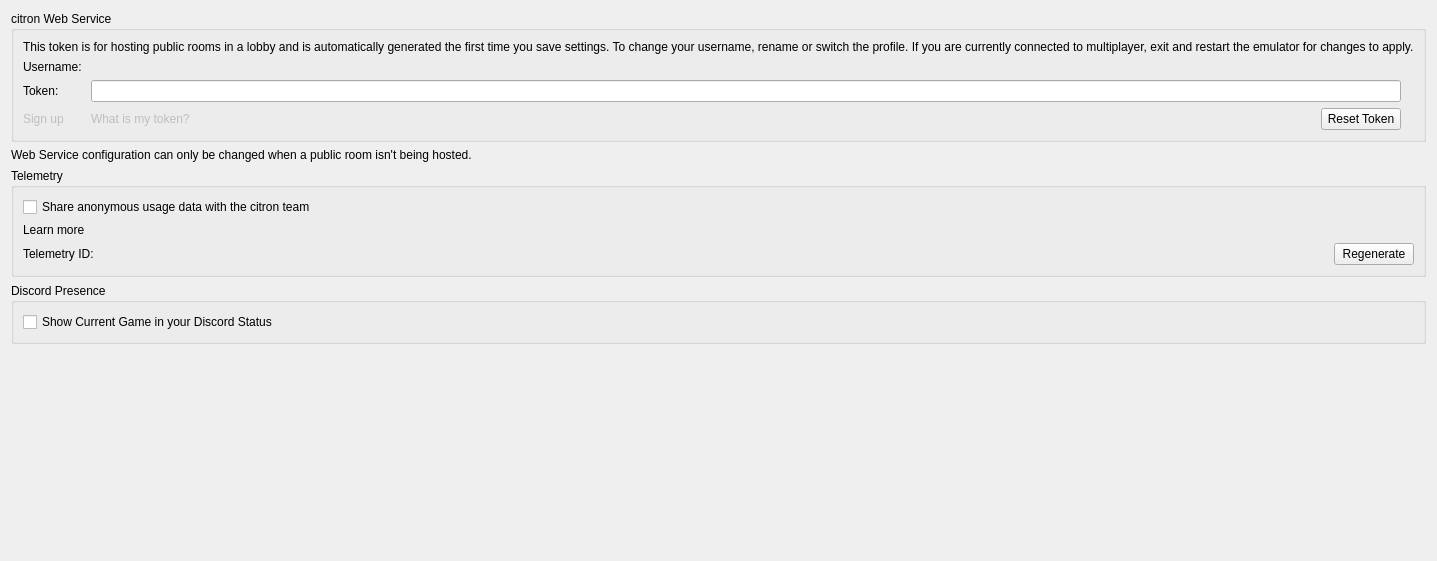
<?xml version="1.0" encoding="UTF-8"?>
<ui version="4.0">
 <class>ConfigureWeb</class>
 <widget class="QWidget" name="ConfigureWeb">
  <property name="geometry">
   <rect>
    <x>0</x>
    <y>0</y>
    <width>926</width>
    <height>561</height>
   </rect>
  </property>
  <property name="windowTitle">
   <string>Form</string>
  </property>
  <property name="accessibleName">
   <string>Web</string>
  </property>
  <layout class="QVBoxLayout" name="verticalLayout">
   <item>
    <layout class="QVBoxLayout" name="verticalLayout_3">
     <item>
      <widget class="QGroupBox" name="groupBoxWebConfig">
       <property name="title">
        <string>citron Web Service</string>
       </property>
       <layout class="QVBoxLayout" name="verticalLayoutCitronWebService">
        <item>
         <widget class="QLabel" name="web_credentials_disclaimer">
          <property name="text">
           <string>This token is for hosting public rooms in a lobby and is automatically generated the first time you save settings. To change your username, rename or switch the profile. If you are currently connected to multiplayer, exit and restart the emulator for changes to apply.</string>
          </property>
         </widget>
        </item>
        <item>
         <layout class="QGridLayout" name="gridLayoutCitronUsername">
          <item row="2" column="3">
           <widget class="QPushButton" name="button_reset_token">
            <property name="sizePolicy">
             <sizepolicy hsizetype="Fixed" vsizetype="Fixed">
              <horstretch>0</horstretch>
              <verstretch>0</verstretch>
             </sizepolicy>
            </property>
            <property name="layoutDirection">
             <enum>Qt::RightToLeft</enum>
            </property>
            <property name="text">
             <string>Reset Token</string>
            </property>
           </widget>
          </item>
          <item row="2" column="0">
           <widget class="QLabel" name="web_signup_link">
            <property name="enabled">
             <bool>false</bool>
            </property>
            <property name="text">
             <string>Sign up</string>
            </property>
           </widget>
          </item>
          <item row="0" column="1" colspan="3">
           <widget class="QLabel" name="username"/>
          </item>
          <item row="1" column="0">
           <widget class="QLabel" name="label_token">
            <property name="text">
             <string>Token: </string>
            </property>
           </widget>
          </item>
          <item row="1" column="4">
           <widget class="QLabel" name="label_token_icon"/>
          </item>
          <item row="0" column="0">
           <widget class="QLabel" name="label_username">
            <property name="text">
             <string>Username: </string>
            </property>
           </widget>
          </item>
          <item row="1" column="1" colspan="3">
           <widget class="QLineEdit" name="edit_token">
            <property name="maxLength">
             <number>80</number>
            </property>
           </widget>
          </item>
          <item row="2" column="1">
           <widget class="QLabel" name="web_token_info_link">
            <property name="enabled">
             <bool>false</bool>
            </property>
            <property name="text">
             <string>What is my token?</string>
            </property>
           </widget>
          </item>
          <item row="2" column="2">
           <spacer name="horizontalSpacer">
            <property name="orientation">
             <enum>Qt::Horizontal</enum>
            </property>
            <property name="sizeHint" stdset="0">
             <size>
              <width>40</width>
              <height>20</height>
             </size>
            </property>
           </spacer>
          </item>
         </layout>
        </item>
       </layout>
      </widget>
     </item>
     <item>
      <widget class="QLabel" name="label_disable_info">
       <property name="text">
        <string>Web Service configuration can only be changed when a public room isn't being hosted.</string>
       </property>
       <property name="wordWrap">
        <bool>true</bool>
       </property>
      </widget>
     </item>
     <item>
      <widget class="QGroupBox" name="groupBox">
       <property name="title">
        <string>Telemetry</string>
       </property>
       <layout class="QVBoxLayout" name="verticalLayout_2">
        <item>
         <widget class="QCheckBox" name="toggle_telemetry">
          <property name="text">
           <string>Share anonymous usage data with the citron team</string>
          </property>
         </widget>
        </item>
        <item>
         <widget class="QLabel" name="telemetry_learn_more">
          <property name="text">
           <string>Learn more</string>
          </property>
         </widget>
        </item>
        <item>
         <layout class="QGridLayout" name="gridLayoutTelemetryId">
          <item row="0" column="0">
           <widget class="QLabel" name="label_telemetry_id">
            <property name="text">
             <string>Telemetry ID:</string>
            </property>
           </widget>
          </item>
          <item row="0" column="1">
           <widget class="QPushButton" name="button_regenerate_telemetry_id">
            <property name="sizePolicy">
             <sizepolicy hsizetype="Fixed" vsizetype="Fixed">
              <horstretch>0</horstretch>
              <verstretch>0</verstretch>
             </sizepolicy>
            </property>
            <property name="layoutDirection">
             <enum>Qt::RightToLeft</enum>
            </property>
            <property name="text">
             <string>Regenerate</string>
            </property>
           </widget>
          </item>
         </layout>
        </item>
       </layout>
      </widget>
     </item>
    </layout>
   </item>
   <item>
    <widget class="QGroupBox" name="discord_group">
     <property name="title">
      <string>Discord Presence</string>
     </property>
     <layout class="QVBoxLayout" name="verticalLayout_21">
      <item>
       <widget class="QCheckBox" name="toggle_discordrpc">
        <property name="text">
         <string>Show Current Game in your Discord Status</string>
        </property>
       </widget>
      </item>
     </layout>
    </widget>
   </item>
   <item>
    <spacer name="verticalSpacer">
     <property name="orientation">
      <enum>Qt::Vertical</enum>
     </property>
     <property name="sizeHint" stdset="0">
      <size>
       <width>20</width>
       <height>40</height>
      </size>
     </property>
    </spacer>
   </item>
  </layout>
 </widget>
 <resources/>
 <connections/>
</ui>
